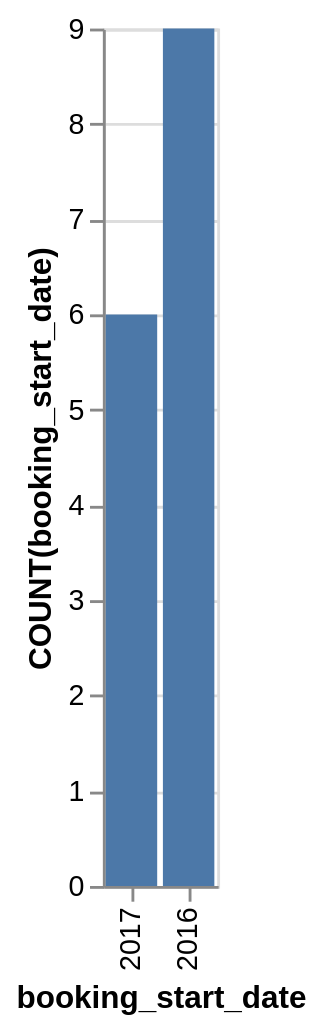

Source (Vega-Lite JSON):
### Vega-Lite specification from a JSON file in a GitHub repository (floating-point values rounded to 4 significant figures)
{"data": {"values": [{"x_data": "2016", "y_data": 9}, {"x_data": "2017", "y_data": 6}]}, "mark": "bar", "encoding": {"x": {"field": "x_data", "type": "nominal", "title": "booking_start_date", "sort": "descending"}, "y": {"field": "y_data", "type": "quantitative", "title": "COUNT(booking_start_date)"}}}
